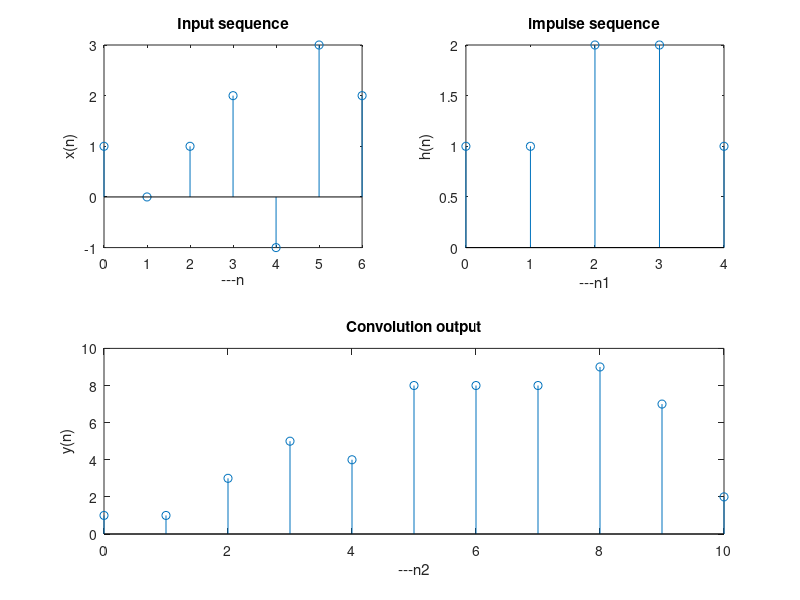

Here is the MATLAB script that generated this plot:
close all;
clear all;
x=[1 0 1 2 -1 3 2]
N1=length(x)
n=0:1:N1-1
h=[1 1 2 2 1]
N2=length(h)
n1=0:1:N2-1
subplot(2,2,1)
stem(n,x)
xlabel('---n')
ylabel('x(n)')
title('Input sequence')
subplot(2,2,2)
stem(n1,h)
xlabel('---n1')
ylabel('h(n)')
title('impulse sequence')
y=conv(x,h)
n2=0:1:N1+N2-2
subplot(2,1,2)
stem(n2,y)
xlabel('---n2')
ylabel('y(n)')
title('Convolution output')
